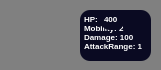
        <widget class="QWidget" name="pl1_ag5_widget" native="true">
         <property name="minimumSize">
          <size>
           <width>161</width>
           <height>70</height>
          </size>
         </property>
         <property name="styleSheet">
          <string notr="true">QWidget{
background-color: #808080;
border-radius:10px;
}</string>
         </property>
         <widget class="QTextBrowser" name="textBrowser_5">
          <property name="geometry">
           <rect>
            <x>80</x>
            <y>10</y>
            <width>71</width>
            <height>51</height>
           </rect>
          </property>
          <property name="styleSheet">
           <string notr="true">color:white;
background-color : #0a0a22;
border:none;
</string>
          </property>
          <property name="verticalScrollBarPolicy">
           <enum>Qt::ScrollBarPolicy::ScrollBarAlwaysOff</enum>
          </property>
          <property name="horizontalScrollBarPolicy">
           <enum>Qt::ScrollBarPolicy::ScrollBarAlwaysOff</enum>
          </property>
          <property name="html">
           <string>&lt;!DOCTYPE HTML PUBLIC &quot;-//W3C//DTD HTML 4.0//EN&quot; &quot;http://www.w3.org/TR/REC-html40/strict.dtd&quot;&gt;
&lt;html&gt;&lt;head&gt;&lt;meta name=&quot;qrichtext&quot; content=&quot;1&quot; /&gt;&lt;meta charset=&quot;utf-8&quot; /&gt;&lt;style type=&quot;text/css&quot;&gt;
p, li { white-space: pre-wrap; }
hr { height: 1px; border-width: 0; }
li.unchecked::marker { content: &quot;\2610&quot;; }
li.checked::marker { content: &quot;\2612&quot;; }
&lt;/style&gt;&lt;/head&gt;&lt;body style=&quot; font-family:'Segoe UI'; font-size:9pt; font-weight:400; font-style:normal;&quot;&gt;
&lt;p align=&quot;justify&quot; style=&quot; margin-top:12px; margin-bottom:12px; margin-left:0px; margin-right:0px; -qt-block-indent:0; text-indent:0px;&quot;&gt;&lt;span style=&quot; font-size:6pt; font-weight:700;&quot;&gt;HP: &lt;br /&gt;Mobility: 2&lt;br /&gt;Damage: 100&lt;br /&gt;AttackRange: 1&lt;/span&gt;&lt;/p&gt;&lt;/body&gt;&lt;/html&gt;</string>
          </property>
         </widget>
         <widget class="QPushButton" name="pl1_ag5_btn">
          <property name="geometry">
           <rect>
            <x>10</x>
            <y>10</y>
            <width>61</width>
            <height>51</height>
           </rect>
          </property>
          <property name="styleSheet">
           <string notr="true">background-image:url(&quot;:/src/images/Agent/Colonel Baba&quot;);
background-repeat:no-repeat;
background-position:center;
background-origin:content;
background-size:cover;</string>
          </property>
          <property name="text">
           <string/>
          </property>
         </widget>
         <widget class="QTextBrowser" name="pl1_ag5_HP">
          <property name="geometry">
           <rect>
            <x>100</x>
            <y>10</y>
            <width>25</width>
            <height>20</height>
           </rect>
          </property>
          <property name="styleSheet">
           <string notr="true">color:white;
background-color : #0a0a22;
border:none;</string>
          </property>
          <property name="verticalScrollBarPolicy">
           <enum>Qt::ScrollBarPolicy::ScrollBarAlwaysOff</enum>
          </property>
          <property name="html">
           <string>&lt;!DOCTYPE HTML PUBLIC &quot;-//W3C//DTD HTML 4.0//EN&quot; &quot;http://www.w3.org/TR/REC-html40/strict.dtd&quot;&gt;
&lt;html&gt;&lt;head&gt;&lt;meta name=&quot;qrichtext&quot; content=&quot;1&quot; /&gt;&lt;meta charset=&quot;utf-8&quot; /&gt;&lt;style type=&quot;text/css&quot;&gt;
p, li { white-space: pre-wrap; }
hr { height: 1px; border-width: 0; }
li.unchecked::marker { content: &quot;\2610&quot;; }
li.checked::marker { content: &quot;\2612&quot;; }
&lt;/style&gt;&lt;/head&gt;&lt;body style=&quot; font-family:'Segoe UI'; font-size:9pt; font-weight:400; font-style:normal;&quot;&gt;
&lt;p style=&quot; margin-top:0px; margin-bottom:0px; margin-left:0px; margin-right:0px; -qt-block-indent:0; text-indent:0px;&quot;&gt;&lt;span style=&quot; font-size:6pt; font-weight:700;&quot;&gt;400&lt;/span&gt;&lt;/p&gt;&lt;/body&gt;&lt;/html&gt;</string>
          </property>
         </widget>
        </widget>
